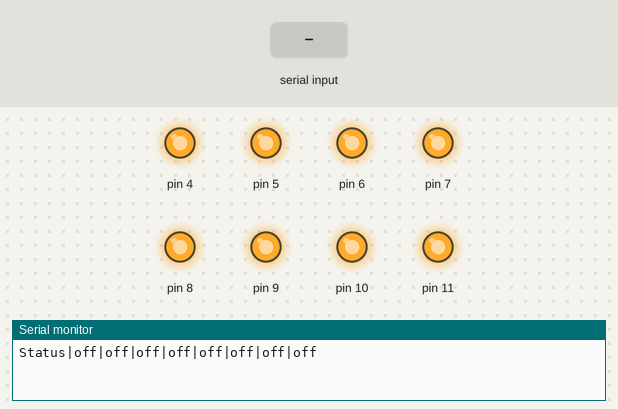
This sketch was run on a simulated Arduino Uno, built with avr-gcc and run on an emulated ATmega328P. Parts: output pins drawn as LEDs (lit = HIGH), the last lines printed to the serial monitor. The inputs (shaded band) are chosen by the test bench.

Above: at 1.2 s.
1.3 s: "8378\n" received over Serial
At 2.1 s:
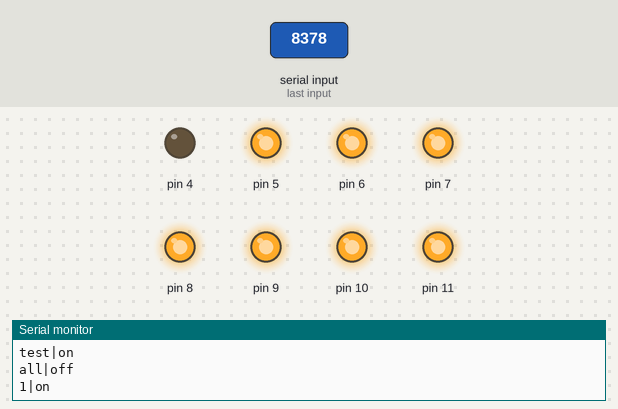
At 2.9 s:
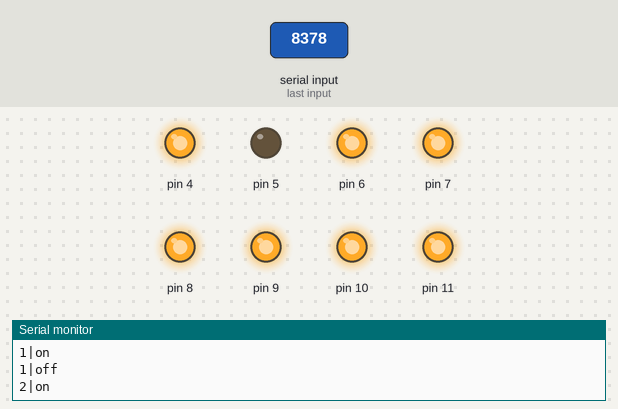
Timing chart, 0 to 21.8 s (numbered marks = the images above; inputs shaded):
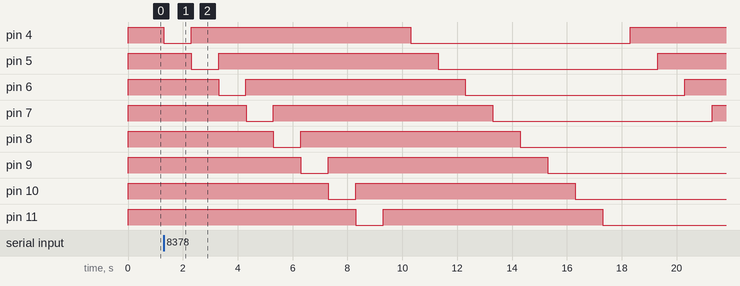

The sketch:

relay.ino
```cpp
// (licence header left out)
/* Init the board on Power On or serial connection */
void setup() {
   // initialize serial:
   Serial.begin(57600);
   // make the pins outputs:
   for (int i = 4; i <= 11; i++){
       pinMode(i, OUTPUT);
       // Turn off the signals to relays
       digitalWrite(i, HIGH);
   }
   Serial.print("\n");
   Status();
}

/* Send the state of the relays (on|off) */
void Status() {
     Serial.print("Status");
     for (int i = 4; i < 12; i++){
         if (digitalRead(i) == LOW) {
             Serial.print("|on");
          }
          else {
             Serial.print("|off");
          }
     }
     Serial.print("\n");
}

/* Turn off all the relays */
void All_On() {
    for (int i = 4; i <= 11; i++){
        digitalWrite(i, LOW);
    }
    Serial.print("all|on\n");
}

/* Turn off all the relays */
void All_Off() {
    for (int i = 4; i <= 11; i++){
        digitalWrite(i, HIGH);
    }
    Serial.print("all|off\n");
}

/* Turn ON a OFF relay and turn OFF and ON one*/
void Change_State (int digital_port) {
    if (digitalRead(digital_port+3) == HIGH) {
        digitalWrite((digital_port+3), LOW);
        Serial.print(digital_port);
        Serial.print("|on\n");
     }
     else {
         digitalWrite((digital_port+3), HIGH);
         Serial.print(digital_port);
         Serial.print("|off\n");
     }
}

/* Sequence to test the relays */
void Test() {
    Serial.print("test|on\n");
    All_Off();
    for (int i = 1; i <= 8; i++) {
        Change_State(i);
        delay(1000);
        Change_State(i);
    }
    delay(1000);
    for (int x = 1; x <= 2; x++) {
        for (int i = 1; i <= 8; i++) {
            Change_State(i);
            delay(1000);
        }
    }
    All_On();
    delay(1000);
    All_Off();
    Serial.print("test|off\n");
}

/****************
 * Main program *
 ****************/
void loop() // run over and over
{
   while (Serial.available() > 0) {
       int sw = Serial.parseInt();
       if ((Serial.read() == '\n') ||
           (Serial.read() == '\r') )  {
           switch(sw) {
               case 0:
                   All_Off();
                   break;
               case 9:
                   All_On();
                   break;
               case 7828: // STAT
                   Status();
                   break;
               case 8378: // TEST
                   Test();
                   break;
               default:
                   if ((sw > 0) && (sw < 9)) {
                       Change_State(sw);
                   }
           }
       }
   }
}
/* End of program */
```

Measured:
- after the input at 1.3 s, pin 4: HIGH → LOW at once, → HIGH 1.0 s later, → LOW 8.0 s later, → HIGH 8.0 s later; pin 5: HIGH → LOW after 1.0 s, → HIGH 1.0 s later, → LOW 8.0 s later, → HIGH 8.0 s later
